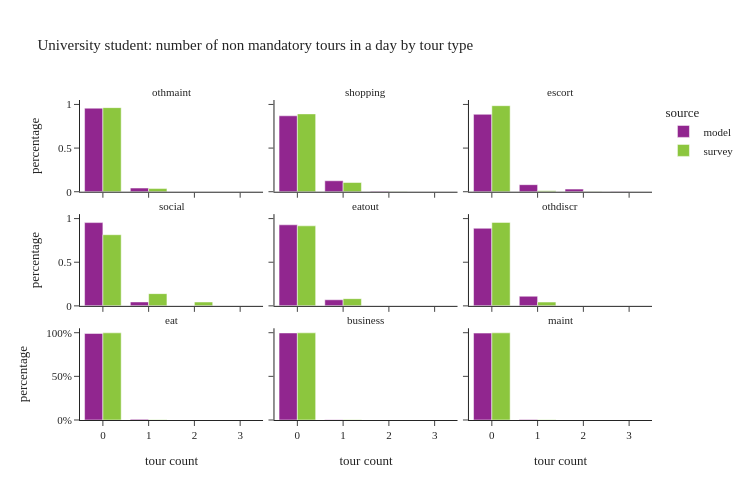

The notebook cell this image was saved under:
### Code cell
plot_num_nonmand_tourtype(per_data[per_data['ptype']==3], "University student: number of non mandatory tours in a day by tour type")

### Figure 1 — Plotly figure (JSON) as saved in the notebook; plotly's stock layout.template omitted (floating-point values rounded to 4 significant figures)
{"data": [{"alignmentgroup": "True", "customdata": [[153637], [6746], [102]], "hovertemplate": "source=model<br>tour type=othmaint<br>tour count=%{x}<br>percentage=%{y}<br>sample_size=%{customdata[0]}<extra></extra>", "legendgroup": "model", "marker": {"color": "#91268F", "pattern": {"shape": ""}}, "name": "model", "offsetgroup": "model", "orientation": "v", "showlegend": true, "textposition": "auto", "type": "bar", "x": [0.0, 1.0, 2.0], "xaxis": "x7", "y": [0.9573, 0.04204, 0.0006356], "yaxis": "y7"}, {"alignmentgroup": "True", "customdata": [[139622], [20160], [701], [2]], "hovertemplate": "source=model<br>tour type=shopping<br>tour count=%{x}<br>percentage=%{y}<br>sample_size=%{customdata[0]}<extra></extra>", "legendgroup": "model", "marker": {"color": "#91268F", "pattern": {"shape": ""}}, "name": "model", "offsetgroup": "model", "orientation": "v", "showlegend": false, "textposition": "auto", "type": "bar", "x": [0.0, 1.0, 2.0, 3.0], "xaxis": "x8", "y": [0.87, 0.1256, 0.004368, 1.246e-05], "yaxis": "y8"}, {"alignmentgroup": "True", "customdata": [[142354], [12960], [4805], [366]], "hovertemplate": "source=model<br>tour type=escort<br>tour count=%{x}<br>percentage=%{y}<br>sample_size=%{customdata[0]}<extra></extra>", "legendgroup": "model", "marker": {"color": "#91268F", "pattern": {"shape": ""}}, "name": "model", "offsetgroup": "model", "orientation": "v", "showlegend": false, "textposition": "auto", "type": "bar", "x": [0.0, 1.0, 2.0, 3.0], "xaxis": "x9", "y": [0.887, 0.08076, 0.02994, 0.002281], "yaxis": "y9"}, {"alignmentgroup": "True", "customdata": [[153088], [7218], [171], [8]], "hovertemplate": "source=model<br>tour type=social<br>tour count=%{x}<br>percentage=%{y}<br>sample_size=%{customdata[0]}<extra></extra>", "legendgroup": "model", "marker": {"color": "#91268F", "pattern": {"shape": ""}}, "name": "model", "offsetgroup": "model", "orientation": "v", "showlegend": false, "textposition": "auto", "type": "bar", "x": [0.0, 1.0, 2.0, 3.0], "xaxis": "x4", "y": [0.9539, 0.04498, 0.001066, 4.985e-05], "yaxis": "y4"}, {"alignmentgroup": "True", "customdata": [[149038], [11202], [244], [1]], "hovertemplate": "source=model<br>tour type=eatout<br>tour count=%{x}<br>percentage=%{y}<br>sample_size=%{customdata[0]}<extra></extra>", "legendgroup": "model", "marker": {"color": "#91268F", "pattern": {"shape": ""}}, "name": "model", "offsetgroup": "model", "orientation": "v", "showlegend": false, "textposition": "auto", "type": "bar", "x": [0.0, 1.0, 2.0, 3.0], "xaxis": "x5", "y": [0.9287, 0.0698, 0.00152, 6.231e-06], "yaxis": "y5"}, {"alignmentgroup": "True", "customdata": [[142651], [17702], [131], [1]], "hovertemplate": "source=model<br>tour type=othdiscr<br>tour count=%{x}<br>percentage=%{y}<br>sample_size=%{customdata[0]}<extra></extra>", "legendgroup": "model", "marker": {"color": "#91268F", "pattern": {"shape": ""}}, "name": "model", "offsetgroup": "model", "orientation": "v", "showlegend": false, "textposition": "auto", "type": "bar", "x": [0.0, 1.0, 2.0, 3.0], "xaxis": "x6", "y": [0.8889, 0.1103, 0.0008163, 6.231e-06], "yaxis": "y6"}, {"alignmentgroup": "True", "customdata": [[159107], [1378]], "hovertemplate": "source=model<br>tour type=eat<br>tour count=%{x}<br>percentage=%{y}<br>sample_size=%{customdata[0]}<extra></extra>", "legendgroup": "model", "marker": {"color": "#91268F", "pattern": {"shape": ""}}, "name": "model", "offsetgroup": "model", "orientation": "v", "showlegend": false, "textposition": "auto", "type": "bar", "x": [0.0, 1.0], "xaxis": "x", "y": [0.9914, 0.008586], "yaxis": "y"}, {"alignmentgroup": "True", "customdata": [[160056], [409], [20]], "hovertemplate": "source=model<br>tour type=business<br>tour count=%{x}<br>percentage=%{y}<br>sample_size=%{customdata[0]}<extra></extra>", "legendgroup": "model", "marker": {"color": "#91268F", "pattern": {"shape": ""}}, "name": "model", "offsetgroup": "model", "orientation": "v", "showlegend": false, "textposition": "auto", "type": "bar", "x": [0.0, 1.0, 2.0], "xaxis": "x2", "y": [0.9973, 0.002549, 0.0001246], "yaxis": "y2"}, {"alignmentgroup": "True", "customdata": [[159787], [698]], "hovertemplate": "source=model<br>tour type=maint<br>tour count=%{x}<br>percentage=%{y}<br>sample_size=%{customdata[0]}<extra></extra>", "legendgroup": "model", "marker": {"color": "#91268F", "pattern": {"shape": ""}}, "name": "model", "offsetgroup": "model", "orientation": "v", "showlegend": false, "textposition": "auto", "type": "bar", "x": [0.0, 1.0], "xaxis": "x3", "y": [0.9957, 0.004349], "yaxis": "y3"}, {"alignmentgroup": "True", "customdata": [[320], [11]], "hovertemplate": "source=survey<br>tour type=othmaint<br>tour count=%{x}<br>percentage=%{y}<br>sample_size=%{customdata[0]}<extra></extra>", "legendgroup": "survey", "marker": {"color": "#8CC63E", "pattern": {"shape": ""}}, "name": "survey", "offsetgroup": "survey", "orientation": "v", "showlegend": true, "textposition": "auto", "type": "bar", "x": [0.0, 1.0], "xaxis": "x7", "y": [0.9635, 0.03647], "yaxis": "y7"}, {"alignmentgroup": "True", "customdata": [[304], [25], [1], [1]], "hovertemplate": "source=survey<br>tour type=shopping<br>tour count=%{x}<br>percentage=%{y}<br>sample_size=%{customdata[0]}<extra></extra>", "legendgroup": "survey", "marker": {"color": "#8CC63E", "pattern": {"shape": ""}}, "name": "survey", "offsetgroup": "survey", "orientation": "v", "showlegend": false, "textposition": "auto", "type": "bar", "x": [0.0, 1.0, 2.0, 3.0], "xaxis": "x8", "y": [0.8919, 0.1056, 0.002457, 0.0], "yaxis": "y8"}, {"alignmentgroup": "True", "customdata": [[320], [8], [3]], "hovertemplate": "source=survey<br>tour type=escort<br>tour count=%{x}<br>percentage=%{y}<br>sample_size=%{customdata[0]}<extra></extra>", "legendgroup": "survey", "marker": {"color": "#8CC63E", "pattern": {"shape": ""}}, "name": "survey", "offsetgroup": "survey", "orientation": "v", "showlegend": false, "textposition": "auto", "type": "bar", "x": [0.0, 1.0, 2.0], "xaxis": "x9", "y": [0.9857, 0.01028, 0.004019], "yaxis": "y9"}, {"alignmentgroup": "True", "customdata": [[279], [40], [11], [1]], "hovertemplate": "source=survey<br>tour type=social<br>tour count=%{x}<br>percentage=%{y}<br>sample_size=%{customdata[0]}<extra></extra>", "legendgroup": "survey", "marker": {"color": "#8CC63E", "pattern": {"shape": ""}}, "name": "survey", "offsetgroup": "survey", "orientation": "v", "showlegend": false, "textposition": "auto", "type": "bar", "x": [0.0, 1.0, 2.0, 3.0], "xaxis": "x4", "y": [0.8151, 0.1402, 0.04424, 0.0004462], "yaxis": "y4"}, {"alignmentgroup": "True", "customdata": [[314], [16], [1]], "hovertemplate": "source=survey<br>tour type=eatout<br>tour count=%{x}<br>percentage=%{y}<br>sample_size=%{customdata[0]}<extra></extra>", "legendgroup": "survey", "marker": {"color": "#8CC63E", "pattern": {"shape": ""}}, "name": "survey", "offsetgroup": "survey", "orientation": "v", "showlegend": false, "textposition": "auto", "type": "bar", "x": [0.0, 1.0, 2.0], "xaxis": "x5", "y": [0.917, 0.08273, 0.000285], "yaxis": "y5"}, {"alignmentgroup": "True", "customdata": [[311], [20]], "hovertemplate": "source=survey<br>tour type=othdiscr<br>tour count=%{x}<br>percentage=%{y}<br>sample_size=%{customdata[0]}<extra></extra>", "legendgroup": "survey", "marker": {"color": "#8CC63E", "pattern": {"shape": ""}}, "name": "survey", "offsetgroup": "survey", "orientation": "v", "showlegend": false, "textposition": "auto", "type": "bar", "x": [0.0, 1.0], "xaxis": "x6", "y": [0.9565, 0.04351], "yaxis": "y6"}, {"alignmentgroup": "True", "customdata": [[328], [3]], "hovertemplate": "source=survey<br>tour type=eat<br>tour count=%{x}<br>percentage=%{y}<br>sample_size=%{customdata[0]}<extra></extra>", "legendgroup": "survey", "marker": {"color": "#8CC63E", "pattern": {"shape": ""}}, "name": "survey", "offsetgroup": "survey", "orientation": "v", "showlegend": false, "textposition": "auto", "type": "bar", "x": [0.0, 1.0], "xaxis": "x", "y": [0.9985, 0.001546], "yaxis": "y"}, {"alignmentgroup": "True", "customdata": [[329], [2]], "hovertemplate": "source=survey<br>tour type=business<br>tour count=%{x}<br>percentage=%{y}<br>sample_size=%{customdata[0]}<extra></extra>", "legendgroup": "survey", "marker": {"color": "#8CC63E", "pattern": {"shape": ""}}, "name": "survey", "offsetgroup": "survey", "orientation": "v", "showlegend": false, "textposition": "auto", "type": "bar", "x": [0.0, 1.0], "xaxis": "x2", "y": [0.9984, 0.001604], "yaxis": "y2"}, {"alignmentgroup": "True", "customdata": [[327], [3], [1]], "hovertemplate": "source=survey<br>tour type=maint<br>tour count=%{x}<br>percentage=%{y}<br>sample_size=%{customdata[0]}<extra></extra>", "legendgroup": "survey", "marker": {"color": "#8CC63E", "pattern": {"shape": ""}}, "name": "survey", "offsetgroup": "survey", "orientation": "v", "showlegend": false, "textposition": "auto", "type": "bar", "x": [0.0, 1.0, 2.0], "xaxis": "x3", "y": [0.9985, 0.001543, 0.0], "yaxis": "y3"}], "layout": {"annotations": [{"font": {}, "showarrow": false, "text": "eat", "x": 0.16, "xanchor": "center", "xref": "paper", "y": 0.2867, "yanchor": "bottom", "yref": "paper"}, {"font": {}, "showarrow": false, "text": "business", "x": 0.5, "xanchor": "center", "xref": "paper", "y": 0.2867, "yanchor": "bottom", "yref": "paper"}, {"font": {}, "showarrow": false, "text": "maint", "x": 0.84, "xanchor": "center", "xref": "paper", "y": 0.2867, "yanchor": "bottom", "yref": "paper"}, {"font": {}, "showarrow": false, "text": "social", "x": 0.16, "xanchor": "center", "xref": "paper", "y": 0.6433, "yanchor": "bottom", "yref": "paper"}, {"font": {}, "showarrow": false, "text": "eatout", "x": 0.5, "xanchor": "center", "xref": "paper", "y": 0.6433, "yanchor": "bottom", "yref": "paper"}, {"font": {}, "showarrow": false, "text": "othdiscr", "x": 0.84, "xanchor": "center", "xref": "paper", "y": 0.6433, "yanchor": "bottom", "yref": "paper"}, {"font": {}, "showarrow": false, "text": "othmaint", "x": 0.16, "xanchor": "center", "xref": "paper", "y": 1.0, "yanchor": "bottom", "yref": "paper"}, {"font": {}, "showarrow": false, "text": "shopping", "x": 0.5, "xanchor": "center", "xref": "paper", "y": 1.0, "yanchor": "bottom", "yref": "paper"}, {"font": {}, "showarrow": false, "text": "escort", "x": 0.84, "xanchor": "center", "xref": "paper", "y": 1.0, "yanchor": "bottom", "yref": "paper"}], "barmode": "group", "height": 500, "legend": {"title": {"text": "source"}, "tracegroupgap": 0}, "title": {"text": "University student: number of non mandatory tours in a day by tour type"}, "width": 750, "xaxis": {"anchor": "y", "domain": [0.0, 0.32], "title": {"text": "tour count"}}, "xaxis2": {"anchor": "y2", "domain": [0.34, 0.66], "matches": "x", "title": {"text": "tour count"}}, "xaxis3": {"anchor": "y3", "domain": [0.68, 1.0], "matches": "x", "title": {"text": "tour count"}}, "xaxis4": {"anchor": "y4", "domain": [0.0, 0.32], "matches": "x", "showticklabels": false}, "xaxis5": {"anchor": "y5", "domain": [0.34, 0.66], "matches": "x", "showticklabels": false}, "xaxis6": {"anchor": "y6", "domain": [0.68, 1.0], "matches": "x", "showticklabels": false}, "xaxis7": {"anchor": "y7", "domain": [0.0, 0.32], "matches": "x", "showticklabels": false}, "xaxis8": {"anchor": "y8", "domain": [0.34, 0.66], "matches": "x", "showticklabels": false}, "xaxis9": {"anchor": "y9", "domain": [0.68, 1.0], "matches": "x", "showticklabels": false}, "yaxis": {"anchor": "x", "domain": [0.0, 0.2867], "tickformat": ".0%", "title": {"text": "percentage"}}, "yaxis2": {"anchor": "x2", "domain": [0.0, 0.2867], "matches": "y", "showticklabels": false, "tickformat": ".0%"}, "yaxis3": {"anchor": "x3", "domain": [0.0, 0.2867], "matches": "y", "showticklabels": false}, "yaxis4": {"anchor": "x4", "domain": [0.3567, 0.6433], "matches": "y", "title": {"text": "percentage"}}, "yaxis5": {"anchor": "x5", "domain": [0.3567, 0.6433], "matches": "y", "showticklabels": false}, "yaxis6": {"anchor": "x6", "domain": [0.3567, 0.6433], "matches": "y", "showticklabels": false}, "yaxis7": {"anchor": "x7", "domain": [0.7133, 1.0], "matches": "y", "title": {"text": "percentage"}}, "yaxis8": {"anchor": "x8", "domain": [0.7133, 1.0], "matches": "y", "showticklabels": false}, "yaxis9": {"anchor": "x9", "domain": [0.7133, 1.0], "matches": "y", "showticklabels": false}}}
